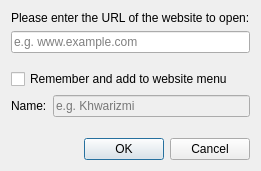
<?xml version="1.0" encoding="UTF-8"?>
<ui version="4.0">
 <author>Tobias Junghans</author>
 <class>OpenWebsiteDialog</class>
 <widget class="QDialog" name="OpenWebsiteDialog">
  <property name="windowTitle">
   <string>Open website</string>
  </property>
  <property name="windowIcon">
   <iconset resource="desktopservices.qrc">
    <normaloff>:/desktopservices/internet-web-browser.png</normaloff>:/desktopservices/internet-web-browser.png</iconset>
  </property>
  <layout class="QGridLayout" name="gridLayout">
   <item row="4" column="1">
    <widget class="QLineEdit" name="presetNameEdit">
     <property name="enabled">
      <bool>false</bool>
     </property>
     <property name="placeholderText">
      <string>e.g. Khwarizmi</string>
     </property>
    </widget>
   </item>
   <item row="3" column="0" colspan="2">
    <widget class="QCheckBox" name="rememberCheckBox">
     <property name="text">
      <string>Remember and add to website menu</string>
     </property>
    </widget>
   </item>
   <item row="2" column="0" colspan="2">
    <spacer name="verticalSpacer">
     <property name="orientation">
      <enum>Qt::Vertical</enum>
     </property>
     <property name="sizeHint" stdset="0">
      <size>
       <width>20</width>
       <height>10</height>
      </size>
     </property>
    </spacer>
   </item>
   <item row="6" column="0" colspan="2">
    <widget class="QDialogButtonBox" name="buttonBox">
     <property name="standardButtons">
      <set>QDialogButtonBox::Cancel|QDialogButtonBox::Ok</set>
     </property>
    </widget>
   </item>
   <item row="1" column="0" colspan="2">
    <widget class="QLineEdit" name="websiteLineEdit">
     <property name="placeholderText">
      <string>e.g. www.example.com</string>
     </property>
    </widget>
   </item>
   <item row="0" column="0" colspan="2">
    <widget class="QLabel" name="label_3">
     <property name="text">
      <string>Please enter the URL of the website to open:</string>
     </property>
    </widget>
   </item>
   <item row="4" column="0">
    <widget class="QLabel" name="label">
     <property name="text">
      <string>Name:</string>
     </property>
    </widget>
   </item>
   <item row="5" column="0" colspan="2">
    <spacer name="verticalSpacer_2">
     <property name="orientation">
      <enum>Qt::Vertical</enum>
     </property>
     <property name="sizeHint" stdset="0">
      <size>
       <width>20</width>
       <height>15</height>
      </size>
     </property>
    </spacer>
   </item>
  </layout>
 </widget>
 <tabstops>
  <tabstop>websiteLineEdit</tabstop>
  <tabstop>rememberCheckBox</tabstop>
  <tabstop>presetNameEdit</tabstop>
 </tabstops>
 <resources>
  <include location="desktopservices.qrc"/>
 </resources>
 <connections>
  <connection>
   <sender>buttonBox</sender>
   <signal>accepted()</signal>
   <receiver>OpenWebsiteDialog</receiver>
   <slot>accept()</slot>
   <hints>
    <hint type="sourcelabel">
     <x>199</x>
     <y>384</y>
    </hint>
    <hint type="destinationlabel">
     <x>199</x>
     <y>206</y>
    </hint>
   </hints>
  </connection>
  <connection>
   <sender>buttonBox</sender>
   <signal>rejected()</signal>
   <receiver>OpenWebsiteDialog</receiver>
   <slot>reject()</slot>
   <hints>
    <hint type="sourcelabel">
     <x>199</x>
     <y>384</y>
    </hint>
    <hint type="destinationlabel">
     <x>199</x>
     <y>206</y>
    </hint>
   </hints>
  </connection>
  <connection>
   <sender>rememberCheckBox</sender>
   <signal>toggled(bool)</signal>
   <receiver>presetNameEdit</receiver>
   <slot>setEnabled(bool)</slot>
   <hints>
    <hint type="sourcelabel">
     <x>225</x>
     <y>273</y>
    </hint>
    <hint type="destinationlabel">
     <x>225</x>
     <y>315</y>
    </hint>
   </hints>
  </connection>
 </connections>
</ui>
